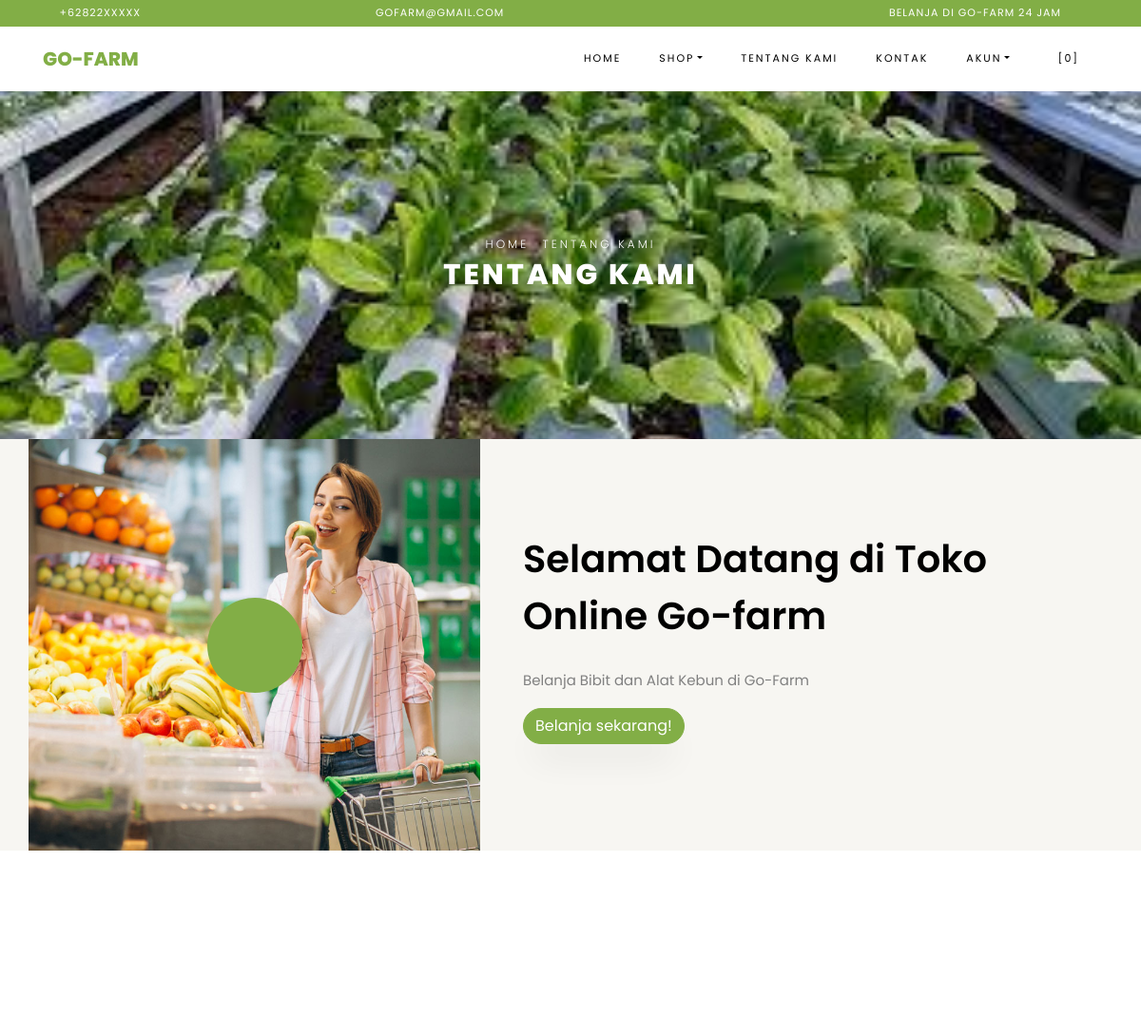
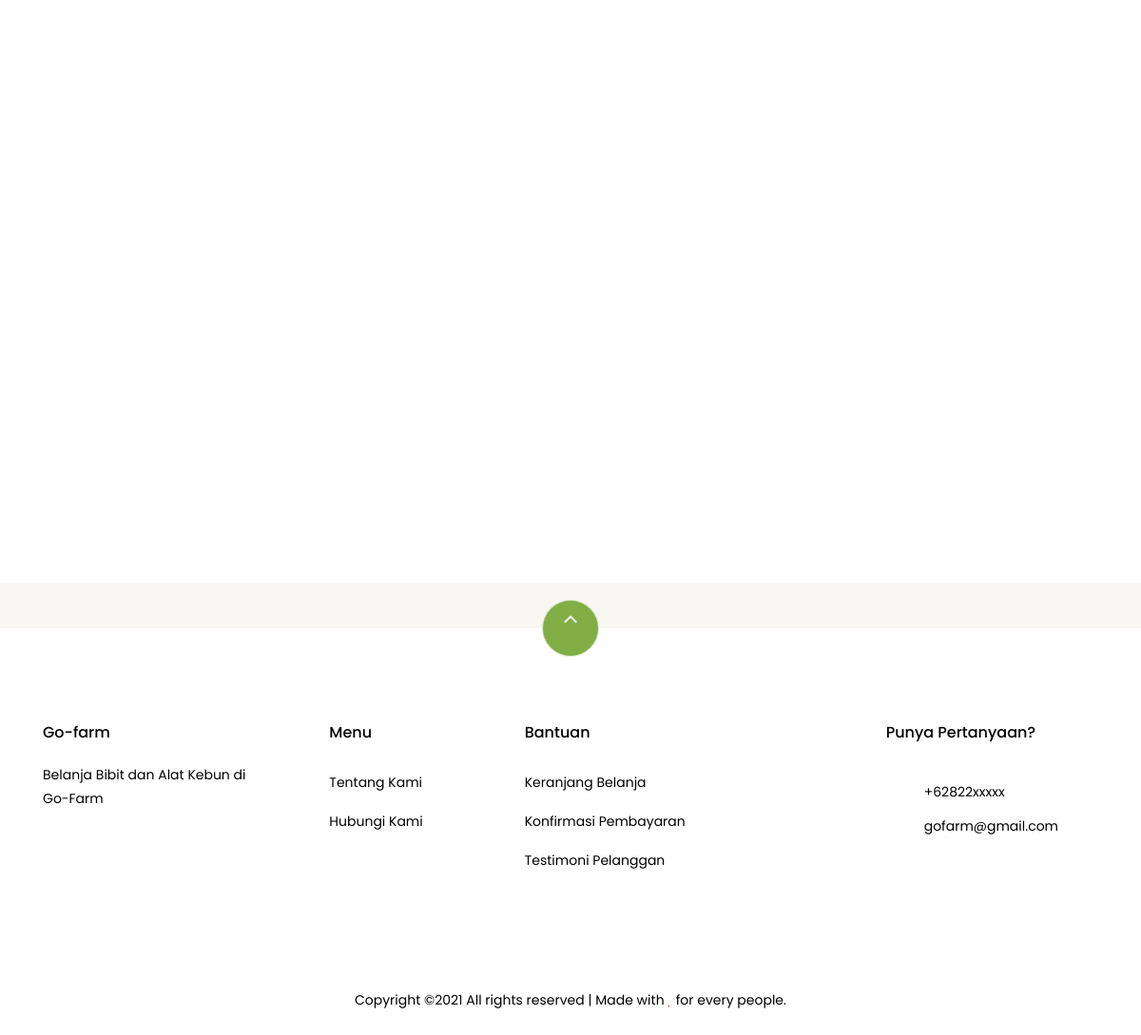
Page /index.php/pages/about on the committed database (2 pictures, top to bottom).
### tables this page shows
CREATE TABLE `settings` (
  `id` int(10) NOT NULL,
  `key` varchar(32) NOT NULL,
  `content` text NOT NULL
);

### application/helpers/themes_helper.php (called while the page is built, shortened)
<?php
if ( ! function_exists('get_theme_name'))
{
    function get_theme_name() {
        $current_theme = get_settings('current_theme_name');
        return ($current_theme) ? $current_theme : false;
    }
}
if ( ! function_exists('get_template_part'))
{
    function get_template_part($file_name = null, $params = array()) {
        if ($file_name !== '') {
            $current_theme = get_theme_name();
            if ( file_exists($file_location = VIEWPATH .'themes/'. $current_theme .'/'. $file_name .'.php')) {
                $CI =& get_instance();
                $CI->load->view('themes/'. $current_theme .'/'. $file_name, $params);
            }
            else {
                echo '<div>Kesalahan: berkas tema <b>'. $file_name .'.php</b> tidak ditemukan.<br>Lokasi berkas: <b>'. $file_location .'</b></div>';
            }
        }
    }
}
if ( ! function_exists('get_header'))
{
    function get_header($params = null, $section = '', $current_section = '') {
        $load_params = array();
        if ( is_null($params)) {
            $load_params['title'] = get_settings('site_name');
        }
        else if ( is_string($params)) {
            $load_params['title'] = $params;
        }
        $load_params['sidebar_section'] = $section;
        $load_params['current_section'] = $current_section;
        get_template_part('header', $load_params);
    }
}
if ( ! function_exists('get_footer'))
{
    function get_footer($params = array()) {
        get_template_part('footer', $params);
    }
}
if ( ! function_exists('get_theme_uri'))
{
    function get_theme_uri($file_name = null, $theme_name = NULL)
    {
        $theme_name = ($theme_name == NULL) ? get_theme_name() : $theme_name;
        return is_null($file_name) ? base_url('assets/themes/'. $theme_name .'/') : base_url('assets/themes/'. $theme_name .'/'. $file_name) ;
    }
}

### application/controllers/Pages.php (called while the page is built, shortened)
<?php
class Pages extends CI_Controller {
    public function about()
    {
        $params['reviews'] = $this->review->get_all_reviews();
        get_header(get_store_name());
        get_template_part('pages/about', $params);
        get_footer();
    }
}

### index.php (called while the page is built, shortened)
<?php
require_once BASEPATH.'core/CodeIgniter.php';

### application/helpers/global_helper.php (called while the page is built, shortened)
<?php
if (!function_exists('get_settings')) {
    function get_settings($key = '')
    {
        $CI = &get_instance();
        $row = $CI->db
            ->select('content')
            ->where('key', $key)
            ->get('settings')
            ->row();
        return $row->content;
    }
}
if (!function_exists('get_store_name')) {
    function get_store_name()
    {
        return get_settings('store_name');
    }
}

### application/helpers/session_helper.php (called while the page is built, shortened)
<?php
if (!function_exists('init')) {
    function init()
    {
        $CI = &get_instance();
        return $CI;
    }
}
if (!function_exists('session_data')) {
    function session_data()
    {
        $CI = init();
        $read_session_in_cookie = get_cookie('__ACTIVE_SESSION_DATA');
        $read_session_in_session = $CI->session->userdata('__ACTIVE_SESSION_DATA');
        if ($read_session_in_cookie) {
            $read_data = $CI->encryption->decrypt($read_session_in_cookie);
            $read_data = json_decode($read_data);
            return $read_data;
        } else if ($read_session_in_session) {
            $read_data = $CI->encryption->decrypt($read_session_in_session);
            $read_data = json_decode($read_data);
            return $read_data;
        } else {
            $default_session = new stdClass();
            $default_session->is_login = FALSE;
            $default_session->user_id = 0;
            $default_session->login_at = 0;
            $default_session->remember_me = FALSE;
            return $default_session;
        }
    }
}

### application/views/themes/vegefoods/pages/about.php (the view, shortened to what this page needs)
<div class="hero-wrap hero-bread" style="background-image: url('<?php echo get_theme_uri('images/bg_1.jpg'); ?>');">
    <div class="container">
      <div class="row no-gutters slider-text align-items-center justify-content-center">
        <div class="col-md-9 ftco-animate text-center">
            <p class="breadcrumbs"><span class="mr-2"><?php echo anchor(base_url(), 'Home'); ?></span> <span>Tentang Kami</span></p>
          <h1 class="mb-0 bread">Tentang Kami</h1>
        </div>
      </div>
    </div>
  </div>
  <section class="ftco-section ftco-no-pb ftco-no-pt bg-light">
          <div class="container">
              <div class="row">
                  <div class="col-md-5 p-md-5 img img-2 d-flex justify-content-center align-items-center" style="background-image: url(<?php echo get_theme_uri('images/about.jpg'); ?>);">
                      <a href="https://vimeo.com/45830194" class="icon popup-vimeo d-flex justify-content-center align-items-center">
                          <span class="icon-play"></span>
                      </a>
                  </div>
                  <div class="col-md-7 py-5 wrap-about pb-md-5 ftco-animate">
            <div class="heading-section-bold mb-4 mt-md-5">
                <div class="ml-md-0">
                  <h2 class="mb-4">Selamat Datang di Toko Online <?php echo get_store_name(); ?></h2>
              </div>
            </div>
            <div class="pb-md-5">
                <p><?php echo get_settings('store_description'); ?></p>
                          <p><a href="<?php echo site_url('browse'); ?>" class="btn btn-primary">Belanja sekarang!</a></p>
                      </div>
                  </div>
              </div>
          </div>
      </section>
      <section class="ftco-section testimony-section">
    <div class="container">
      <div class="row justify-content-center mb-5 pb-3">
      </div>
    </div>
  </section>
<section class="ftco-section">
      <div class="container">
          <div class="row no-gutters ftco-services">
  </div>
      </div>
  </section>

### application/views/themes/vegefoods/header.php (shortened to what this page needs)
?><!DOCTYPE html>
<html lang="en">
  <head>
    <link rel="stylesheet" href="<?php echo get_theme_uri('css/open-iconic-bootstrap.min.css'); ?>">
    <link rel="stylesheet" href="<?php echo get_theme_uri('css/animate.css'); ?>">
    <link rel="stylesheet" href="<?php echo get_theme_uri('css/owl.carousel.min.css'); ?>">
    <link rel="stylesheet" href="<?php echo get_theme_uri('css/owl.theme.default.min.css'); ?>">
    <link rel="stylesheet" href="<?php echo get_theme_uri('css/magnific-popup.css'); ?>">
    <link rel="stylesheet" href="<?php echo get_theme_uri('css/aos.css'); ?>">
	<link rel="stylesheet" href="<?php echo get_theme_uri('css/ionicons.min.css'); ?>">
	<link rel="stylesheet" href="<?php echo get_theme_uri('js/plugins/@fortawesome/fontawesome-free/css/all.min.css', 'argon'); ?>">
    <link rel="stylesheet" href="<?php echo get_theme_uri('css/bootstrap-datepicker.css'); ?>">
    <link rel="stylesheet" href="<?php echo get_theme_uri('css/jquery.timepicker.css'); ?>">
    <link rel="stylesheet" href="<?php echo get_theme_uri('css/flaticon.css'); ?>">
    <link rel="stylesheet" href="<?php echo get_theme_uri('css/icomoon.css'); ?>">
	<link rel="stylesheet" href="<?php echo get_theme_uri('css/style.css'); ?>">
	<link rel="stylesheet" href="<?php echo base_url('assets/plugins/toastr/toastr.min.css'); ?>">
  </head>
  <body class="goto-here">
		<div class="py-1 bg-primary">
    	<div class="container">
    		<div class="row no-gutters d-flex align-items-start align-items-center px-md-0">
	    		<div class="col-lg-12 d-block">
		    		<div class="row d-flex">
		    			<div class="col-md pr-4 d-flex topper align-items-center">
					    	<div class="icon mr-2 d-flex justify-content-center align-items-center"><span class="icon-phone2"></span></div>
						    <span class="text"><?php echo get_settings('store_phone_number'); ?></span>
					    </div>
					    <div class="col-md pr-4 d-flex topper align-items-center">
					    	<div class="icon mr-2 d-flex justify-content-center align-items-center"><span class="icon-paper-plane"></span></div>
						    <span class="text"><?php echo get_settings('store_email'); ?></span>
					    </div>
					    <div class="col-md-5 pr-4 d-flex topper align-items-center text-lg-right">
						    <span class="text"><?php echo get_settings('store_tagline'); ?></span>
					    </div>
				    </div>
			    </div>
		    </div>
		  </div>
    </div>
    <nav class="navbar navbar-expand-lg navbar-dark ftco_navbar bg-dark ftco-navbar-light" id="ftco-navbar">
	    <div class="container">
	      <a class="navbar-brand" href="<?php echo base_url(); ?>"><?php echo get_store_name(); ?></a>
	      <div class="collapse navbar-collapse" id="ftco-nav">
	        <ul class="navbar-nav ml-auto">
	          <li class="nav-item active"><a href="<?php echo base_url(); ?>" class="nav-link">Home</a></li>
	          <li class="nav-item dropdown">
              <a class="nav-link dropdown-toggle" href="#" id="dropdown04" data-toggle="dropdown" aria-haspopup="true" aria-expanded="false">Shop</a>
            </li>
	          <li class="nav-item"><a href="<?php echo site_url('pages/about'); ?>" class="nav-link">Tentang Kami</a></li>
              <li class="nav-item"><a href="<?php echo site_url('pages/contact'); ?>" class="nav-link">Kontak</a></li>
              <li class="nav-item dropdown">
              <a class="nav-link dropdown-toggle" href="#" id="dropdown05" data-toggle="dropdown" aria-haspopup="true" aria-expanded="false">Akun</a>
            </li>
	          <li class="nav-item cta cta-colored"><a href="<?php echo site_url('shop/cart'); ?>" class="nav-link"><span class="icon-shopping_cart"></span>[<span class="cart-item-total">0</span>]</a></li>
	        </ul>
	      </div>
	    </div>
	  </nav>

### application/views/themes/vegefoods/footer.php (shortened to what this page needs)
<section class="ftco-section ftco-no-pt ftco-no-pb py-5 bg-light">
    <div class="container py-4">
    </div>
  </section>
  <footer class="ftco-footer ftco-section">
    <div class="container">
        <div class="row">
            <div class="mouse">
                      <a href="#" class="mouse-icon">
                          <div class="mouse-wheel"><span class="ion-ios-arrow-up"></span></div>
                      </a>
                  </div>
        </div>
      <div class="row mb-5">
        <div class="col-md">
          <div class="ftco-footer-widget mb-4">
            <h2 class="ftco-heading-2"><?php echo get_store_name(); ?></h2>
            <p><?php echo get_settings('store_description'); ?></p>
            <ul class="ftco-footer-social list-unstyled float-md-left float-lft mt-5">
            </ul>
          </div>
        </div>
        <div class="col-md">
          <div class="ftco-footer-widget mb-4 ml-md-5">
            <h2 class="ftco-heading-2">Menu</h2>
            <ul class="list-unstyled">
              <li><a href="<?php echo site_url('pages/about'); ?>" class="py-2 d-block">Tentang Kami</a></li>
              <li><a href="<?php echo site_url('pages/contact'); ?>" class="py-2 d-block">Hubungi Kami</a></li>
            </ul>
          </div>
        </div>
        <div class="col-md-4">
           <div class="ftco-footer-widget mb-4">
            <h2 class="ftco-heading-2">Bantuan</h2>
            <div class="d-flex">
                <ul class="list-unstyled mr-l-5 pr-l-3 mr-4">
                  <li><a href="<?php echo site_url('shop/cart'); ?>" class="py-2 d-block">Keranjang Belanja</a></li>
                  <li><a href="<?php echo site_url('customer/payments/confirm'); ?>" class="py-2 d-block">Konfirmasi Pembayaran</a></li>
                  <li><a href="<?php echo site_url('shop/testimonial'); ?>" class="py-2 d-block">Testimoni Pelanggan</a></li>
                </ul>
              </div>
          </div>
        </div>
        <div class="col-md">
          <div class="ftco-footer-widget mb-4">
              <h2 class="ftco-heading-2">Punya Pertanyaan?</h2>
              <div class="block-23 mb-3">
                <ul>
                  <li><span class="icon icon-map-marker"></span><span class="text"><?php echo get_settings('store_address'); ?></span></li>
                  <li><a href="#"><span class="icon icon-phone"></span><span class="text"><?php echo get_settings('store_phone_number'); ?></span></a></li>
                  <li><a href="#"><span class="icon icon-envelope"></span><span class="text"><?php echo get_settings('store_email'); ?></span></a></li>
                </ul>
              </div>
          </div>
        </div>
      </div>
      <div class="row">
        <div class="col-md-12 text-center">
          <p>
                        Copyright &copy;<script>document.write(new Date().getFullYear());</script> All rights reserved | Made with <i class="icon-heart text-danger" aria-hidden="true"></i> for every people.
                      </p>
        </div>
      </div>
    </div>
  </footer>
</body>
</html>

### assets/themes/vegefoods/css/icomoon.css (style rules this page uses)
[class^="icon-"], [class*=" icon-"] { font-family: 'icomoon' !important; speak: none; font-style: normal; font-weight: normal; font-variant: normal; text-transform: none; line-height: 1; -webkit-font-smoothing: antialiased; -moz-osx-font-smoothing: grayscale; }
.icon-heart:before { content: "\f004"; }
.icon-map-marker:before { content: "\f041"; }
.icon-play:before { content: "\f04b"; }
.icon-phone:before { content: "\f095"; }
.icon-envelope:before { content: "\f0e0"; }
.icon-paper-plane:before { content: "\f1d8"; }
.icon-phone2:before { content: "\e0cd"; }
.icon-shopping_cart:before { content: "\e8cc"; }

### rows in the picture
settings: content "+62822XXXXX", content "+62822xxxxx"
settings: content "GOFARM@GMAIL.COM", content "gofarm@gmail.com"
settings: content "BELANJA DI GO-FARM 24 JAM"
settings: content "GO-FARM", content "Go-farm"
settings: content (picture)
settings: content "Belanja Bibit dan Alat Kebun di Go-Farm"

### other values in the picture
anchor(base_url(), 'Home') "HOME"
